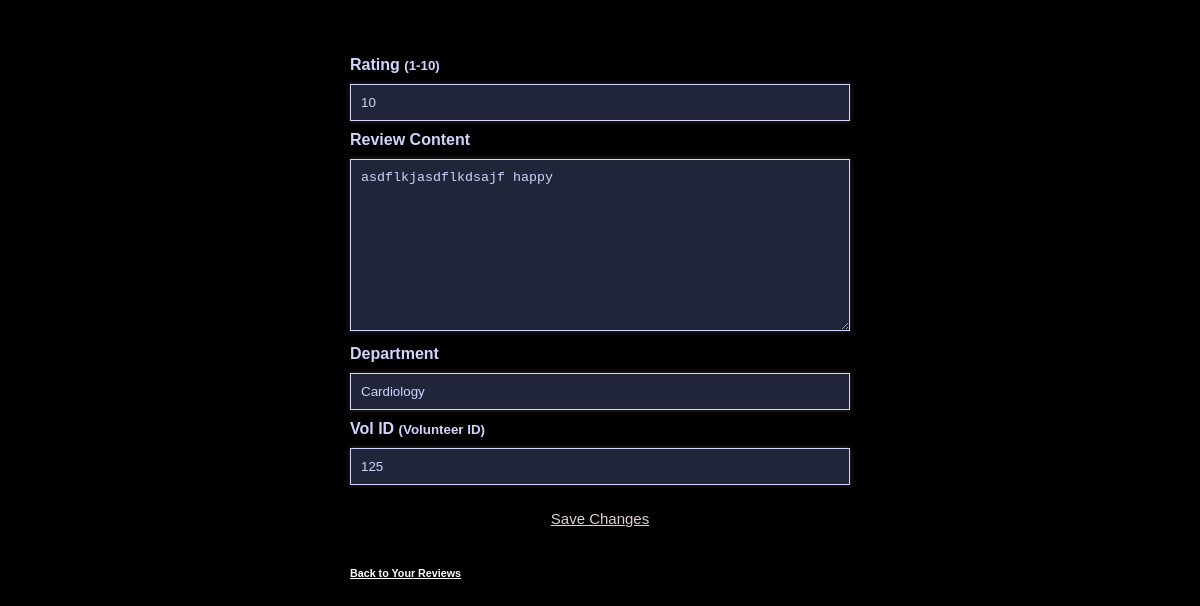
Page /reviews/review/edit/23/ (signed in) on the committed database.
### reviews/models.py (models this page shows, shortened)
class Review(models.Model):
    Rating = models.IntegerField(help_text = "(1-10)", validators = [MinValueValidator(1), MaxValueValidator(10)],null=True,editable = True)
    vol_ID = models.IntegerField(help_text = "(Volunteer ID)",editable = True,null=True)
    Department = models.CharField(max_length = 255, help_text = 'Department',editable = True)
    Review_Content = models.TextField(help_text="Your Review",editable = True)  # Store the review content (text)
    Date_Submitted = models.DateTimeField(auto_now_add=True,editable = True)  # Automatically set the current date/time when the review is created
    admin_user = models.CharField(max_length = 255)
    Sentiment = models.TextField(editable = False)
    Volunteer = models.ForeignKey(User, on_delete=models.CASCADE, related_name='reviews',editable = True)  # one to many relationship: one user can make many reviews
    Volunteer_First_Name = models.CharField(max_length=50, editable=False, null=True, blank = True)
    Volunteer_Last_Name = models.CharField(max_length=50, editable=False, null=True, blank = True)
    Admin_Response = models.TextField(blank=True, null=True)  # New field
    class Meta:
        ordering = ['Date_Submitted','-Rating']
        permissions = [('can_create_review','Can create a review'),
                       ('can_edit_review','Can edit a review'),
                        ('can_view_review','Can view reviews')]

### reviews/views.py (the view)
# urls.py: path('review/edit/<int:id>/', edit_review, name='edit_review'),
@login_required
def edit_review(request, id):
    response = verify_admin_vol(request)
    if response:  # Handle unauthorized access
        return response
    review = get_object_or_404(Review, id=id)
    if request.method == 'POST':
        form = edit_del_form(request.POST, instance=review)
        if form.is_valid():
            form.save()
            return redirect('volunteer_stats')  # Or any other page you want to redirect to after editing
    else:
        form = edit_del_form(instance=review)
    return render(request, 'volunteers/edit_review.html', {'form': form, 'review': review})

### reviews/forms.py (shortened to what this page needs)
class edit_del_form(forms.ModelForm):
    class Meta:
        model = Review
        fields = ['Rating', 'Department', 'Review_Content','vol_ID']
        Rating = forms.IntegerField(
        validators=[MinValueValidator(1), MaxValueValidator(10)],
        widget=forms.NumberInput(attrs={'min': 1, 'max': 10})
    )
        Review_Content = forms.CharField(
            label="Your Review",  # Custom label
            widget=forms.Textarea(attrs={'placeholder': 'Write your review here'})
        )
        Department = forms.CharField(
            label="Department You Worked In",  # Custom label
            widget=forms.TextInput(attrs={'placeholder': 'Enter department name'})
        )
        vol_ID = forms.IntegerField(
            label = "Volunteer ID",
            widget = forms.NumberInput()
        )

### reviews/views.py (called while the page is built)
def verify_admin_vol(request):
    if not hasattr(request.user, 'role') or (request.user.role != 'volunteer' and request.user.role!='admin'):
        logout(request) #logout
        messages.error(request, "You are not authorized to access this page.")
        login_url = reverse('login')
        return redirect(login_url)  # Redirect to login or another page

### templates/volunteers/edit_review.html (shortened to what this page needs)
{% extends "base.html" %}
{%block content%}
<form method="post">
    <div class="form-group">
        <label for="{{ form.Rating.id_for_label }}">
            {{ form.Rating.label }}
            <small class="help-text">{{ form.Rating.help_text }}</small>
        </label>
        {{ form.Rating }}
    </div>
    <div class="form-group">
        <label for="{{ form.Review_Content.id_for_label }}">
            {{ form.Review_Content.label }}
        </label>
        {{ form.Review_Content }}
    </div>
    <div class="form-group">
        <label for="{{ form.Department.id_for_label }}">
            {{ form.Department.label }}
        </label>
        {{ form.Department }}
    </div>
    <div class="form-group">
        <label for="{{ form.vol_ID.id_for_label }}">
            {{ form.vol_ID.label }}
            <small class="help-text">{{ form.vol_ID.help_text }}</small>
        </label>
        {{ form.vol_ID }}
    </div>
    <button type="submit">Save Changes</button>
    <h6 class="myStyledLink">
        <a href="{% url 'volunteer_stats' %}">Back to Your Reviews</a>
    </h6>
</form>
{%endblock%}

### static/css/styles.css (style rules this page uses)
html { height: 100%; font-family: sans-serif; }
:root { --font-col: rgb(211, 211, 253); }
body { background: rgb(0, 0, 0); display: flex; flex-direction: column; align-items: center; justify-content: flex-start; min-height: 100vh; color: var(--font-col); padding: 1rem; background-size: 100% auto; background-attachment: fixed; margin-bottom: 200px; }
form { background-color: none; border-radius: 8px; padding: 2rem; font-weight: 700; box-shadow: 0 0 10px rgba(0, 0, 0, 0.5); margin: 0 auto; width: 100%; max-width: 500px; min-height: 400px; }
form input, form select, form textarea { margin-top: 10px; width: 100%; margin-bottom: 10px; padding: 10px; box-sizing: border-box; box-shadow: 0 0 5px rgba(255, 255, 255, 0.2); border: none; background-color: #202539; color: var(--font-col); border: 1px solid var(--font-col); }
a { color: var(--font-col); }
form textarea { height: auto; min-height: 100px; resize: vertical; }
form button { display: block; width: 100%; padding: 15px; font-size: 15px; background-color: rgb(0, 0, 0); border: none; color: rgba(253, 231, 231, 0.886); border-radius: 5px; cursor: pointer; transition: background-color 0.3s ease-in; text-decoration: underline; }

### templates/volunteers/edit_review.html (style rules this page uses)
.myStyledLink a { color: rgb(100,100,300); }
.myStyledLink a:link { color: rgb(255, 255, 255); }

### rows in the picture
Review: Rating "10", Review_Content "asdflkjasdflkdsajf happy", Department "Cardiology", vol_ID "125"
